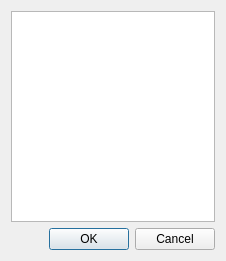
<?xml version="1.0" encoding="UTF-8"?>
<ui version="4.0">
 <class>Diaselecttool</class>
 <widget class="QDialog" name="Diaselecttool">
  <property name="geometry">
   <rect>
    <x>0</x>
    <y>0</y>
    <width>226</width>
    <height>261</height>
   </rect>
  </property>
  <property name="windowTitle">
   <string>Dialog</string>
  </property>
  <layout class="QVBoxLayout" name="verticalLayout">
   <item>
    <widget class="QTableWidget" name="tableWidget"/>
   </item>
   <item>
    <widget class="QDialogButtonBox" name="buttonBox">
     <property name="orientation">
      <enum>Qt::Horizontal</enum>
     </property>
     <property name="standardButtons">
      <set>QDialogButtonBox::Cancel|QDialogButtonBox::Ok</set>
     </property>
    </widget>
   </item>
  </layout>
 </widget>
 <resources/>
 <connections>
  <connection>
   <sender>buttonBox</sender>
   <signal>accepted()</signal>
   <receiver>Diaselecttool</receiver>
   <slot>accept()</slot>
   <hints>
    <hint type="sourcelabel">
     <x>248</x>
     <y>254</y>
    </hint>
    <hint type="destinationlabel">
     <x>157</x>
     <y>274</y>
    </hint>
   </hints>
  </connection>
  <connection>
   <sender>buttonBox</sender>
   <signal>rejected()</signal>
   <receiver>Diaselecttool</receiver>
   <slot>reject()</slot>
   <hints>
    <hint type="sourcelabel">
     <x>316</x>
     <y>260</y>
    </hint>
    <hint type="destinationlabel">
     <x>286</x>
     <y>274</y>
    </hint>
   </hints>
  </connection>
 </connections>
</ui>
